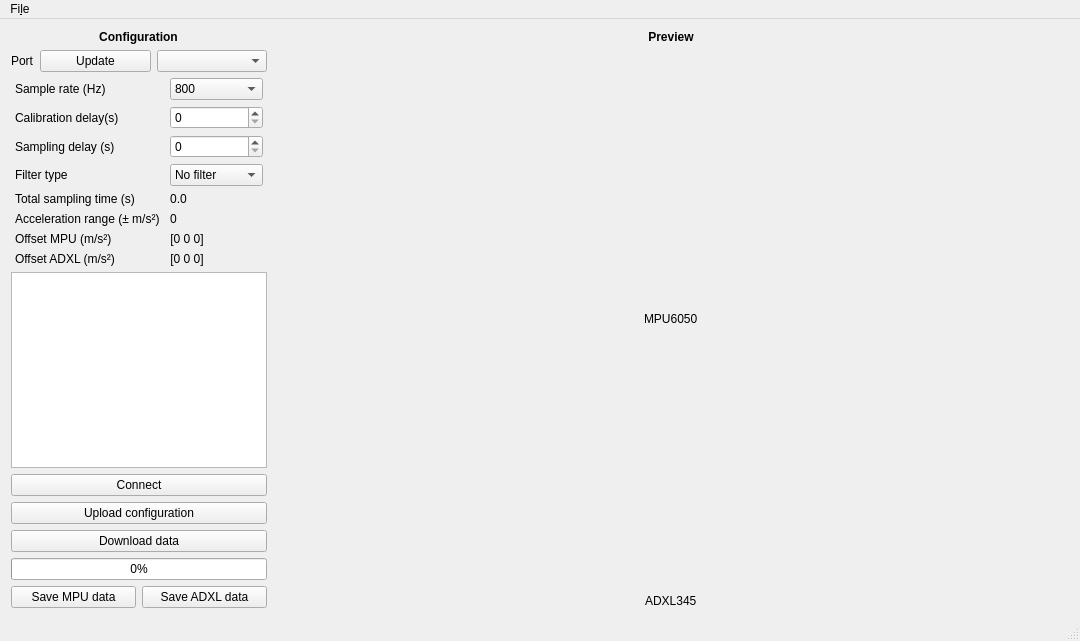
<?xml version="1.0" encoding="UTF-8"?>
<ui version="4.0">
 <class>MainWindow</class>
 <widget class="QMainWindow" name="MainWindow">
  <property name="windowModality">
   <enum>Qt::NonModal</enum>
  </property>
  <property name="geometry">
   <rect>
    <x>0</x>
    <y>0</y>
    <width>1080</width>
    <height>641</height>
   </rect>
  </property>
  <property name="sizePolicy">
   <sizepolicy hsizetype="Expanding" vsizetype="Expanding">
    <horstretch>0</horstretch>
    <verstretch>0</verstretch>
   </sizepolicy>
  </property>
  <property name="minimumSize">
   <size>
    <width>1080</width>
    <height>600</height>
   </size>
  </property>
  <property name="windowTitle">
   <string>MainWindow</string>
  </property>
  <widget class="QWidget" name="centralWidget">
   <property name="sizePolicy">
    <sizepolicy hsizetype="Expanding" vsizetype="Expanding">
     <horstretch>0</horstretch>
     <verstretch>0</verstretch>
    </sizepolicy>
   </property>
   <layout class="QHBoxLayout" name="horizontalLayout_2">
    <item>
     <layout class="QVBoxLayout" name="verticalLayout_2">
      <property name="sizeConstraint">
       <enum>QLayout::SetFixedSize</enum>
      </property>
      <item alignment="Qt::AlignHCenter">
       <widget class="QLabel" name="configurationLabel">
        <property name="sizePolicy">
         <sizepolicy hsizetype="Fixed" vsizetype="Preferred">
          <horstretch>0</horstretch>
          <verstretch>0</verstretch>
         </sizepolicy>
        </property>
        <property name="font">
         <font>
          <weight>75</weight>
          <bold>true</bold>
         </font>
        </property>
        <property name="text">
         <string>Configuration</string>
        </property>
        <property name="alignment">
         <set>Qt::AlignCenter</set>
        </property>
       </widget>
      </item>
      <item>
       <layout class="QGridLayout" name="gridLayout_2">
        <property name="sizeConstraint">
         <enum>QLayout::SetFixedSize</enum>
        </property>
        <item row="0" column="0">
         <widget class="QLabel" name="PuertoLabel">
          <property name="sizePolicy">
           <sizepolicy hsizetype="Fixed" vsizetype="Preferred">
            <horstretch>0</horstretch>
            <verstretch>0</verstretch>
           </sizepolicy>
          </property>
          <property name="text">
           <string>Port</string>
          </property>
         </widget>
        </item>
        <item row="0" column="2">
         <widget class="QComboBox" name="serialPortComboBox">
          <property name="sizePolicy">
           <sizepolicy hsizetype="Minimum" vsizetype="Preferred">
            <horstretch>0</horstretch>
            <verstretch>0</verstretch>
           </sizepolicy>
          </property>
         </widget>
        </item>
        <item row="0" column="1">
         <widget class="QPushButton" name="updatePushButton">
          <property name="sizePolicy">
           <sizepolicy hsizetype="Minimum" vsizetype="Preferred">
            <horstretch>0</horstretch>
            <verstretch>0</verstretch>
           </sizepolicy>
          </property>
          <property name="text">
           <string>Update</string>
          </property>
         </widget>
        </item>
       </layout>
      </item>
      <item>
       <layout class="QGridLayout" name="gridLayout">
        <property name="sizeConstraint">
         <enum>QLayout::SetFixedSize</enum>
        </property>
        <item row="0" column="2">
         <widget class="QComboBox" name="sampleRateComboBox">
          <item>
           <property name="text">
            <string>800</string>
           </property>
          </item>
          <item>
           <property name="text">
            <string>625</string>
           </property>
          </item>
          <item>
           <property name="text">
            <string>400</string>
           </property>
          </item>
          <item>
           <property name="text">
            <string>200</string>
           </property>
          </item>
          <item>
           <property name="text">
            <string>100</string>
           </property>
          </item>
          <item>
           <property name="text">
            <string>50</string>
           </property>
          </item>
          <item>
           <property name="text">
            <string>25</string>
           </property>
          </item>
         </widget>
        </item>
        <item row="5" column="0">
         <widget class="QLabel" name="accelRangeLabel">
          <property name="sizePolicy">
           <sizepolicy hsizetype="Fixed" vsizetype="Preferred">
            <horstretch>0</horstretch>
            <verstretch>0</verstretch>
           </sizepolicy>
          </property>
          <property name="text">
           <string>Acceleration range (± m/s²)</string>
          </property>
         </widget>
        </item>
        <item row="7" column="0">
         <widget class="QLabel" name="offsetADXLLabel">
          <property name="sizePolicy">
           <sizepolicy hsizetype="Fixed" vsizetype="Preferred">
            <horstretch>0</horstretch>
            <verstretch>0</verstretch>
           </sizepolicy>
          </property>
          <property name="text">
           <string>Offset ADXL (m/s²)</string>
          </property>
         </widget>
        </item>
        <item row="6" column="0">
         <widget class="QLabel" name="offsetMPULabel">
          <property name="sizePolicy">
           <sizepolicy hsizetype="Fixed" vsizetype="Preferred">
            <horstretch>0</horstretch>
            <verstretch>0</verstretch>
           </sizepolicy>
          </property>
          <property name="text">
           <string>Offset MPU (m/s²)</string>
          </property>
         </widget>
        </item>
        <item row="5" column="2">
         <widget class="QLabel" name="accelRangeValLabel">
          <property name="sizePolicy">
           <sizepolicy hsizetype="Fixed" vsizetype="Preferred">
            <horstretch>0</horstretch>
            <verstretch>0</verstretch>
           </sizepolicy>
          </property>
          <property name="text">
           <string>0</string>
          </property>
          <property name="alignment">
           <set>Qt::AlignCenter</set>
          </property>
         </widget>
        </item>
        <item row="2" column="2">
         <widget class="QSpinBox" name="sampleDelaySpinBox"/>
        </item>
        <item row="1" column="2">
         <widget class="QSpinBox" name="calibrationDelaySpinBox"/>
        </item>
        <item row="7" column="2">
         <widget class="QLabel" name="offsetADXLValLabel">
          <property name="sizePolicy">
           <sizepolicy hsizetype="Fixed" vsizetype="Preferred">
            <horstretch>0</horstretch>
            <verstretch>0</verstretch>
           </sizepolicy>
          </property>
          <property name="text">
           <string>[0 0 0]</string>
          </property>
          <property name="alignment">
           <set>Qt::AlignCenter</set>
          </property>
         </widget>
        </item>
        <item row="6" column="2">
         <widget class="QLabel" name="offsetMPUValLabel">
          <property name="sizePolicy">
           <sizepolicy hsizetype="Fixed" vsizetype="Preferred">
            <horstretch>100</horstretch>
            <verstretch>0</verstretch>
           </sizepolicy>
          </property>
          <property name="text">
           <string>[0 0 0]</string>
          </property>
          <property name="alignment">
           <set>Qt::AlignCenter</set>
          </property>
         </widget>
        </item>
        <item row="0" column="0">
         <widget class="QLabel" name="sampleSpeedLabel">
          <property name="sizePolicy">
           <sizepolicy hsizetype="Fixed" vsizetype="Preferred">
            <horstretch>0</horstretch>
            <verstretch>0</verstretch>
           </sizepolicy>
          </property>
          <property name="text">
           <string>Sample rate (Hz)</string>
          </property>
         </widget>
        </item>
        <item row="4" column="0">
         <widget class="QLabel" name="sampleTimeLabel">
          <property name="sizePolicy">
           <sizepolicy hsizetype="Fixed" vsizetype="Preferred">
            <horstretch>0</horstretch>
            <verstretch>0</verstretch>
           </sizepolicy>
          </property>
          <property name="text">
           <string>Total sampling time (s)</string>
          </property>
         </widget>
        </item>
        <item row="2" column="0">
         <widget class="QLabel" name="sampleDelayLabel">
          <property name="sizePolicy">
           <sizepolicy hsizetype="Fixed" vsizetype="Preferred">
            <horstretch>0</horstretch>
            <verstretch>0</verstretch>
           </sizepolicy>
          </property>
          <property name="text">
           <string>Sampling delay (s)</string>
          </property>
         </widget>
        </item>
        <item row="4" column="2">
         <widget class="QLabel" name="sampleTimeValLabel">
          <property name="sizePolicy">
           <sizepolicy hsizetype="Fixed" vsizetype="Preferred">
            <horstretch>0</horstretch>
            <verstretch>0</verstretch>
           </sizepolicy>
          </property>
          <property name="font">
           <font>
            <weight>50</weight>
            <bold>false</bold>
            <strikeout>false</strikeout>
            <kerning>true</kerning>
           </font>
          </property>
          <property name="text">
           <string>0.0</string>
          </property>
          <property name="alignment">
           <set>Qt::AlignCenter</set>
          </property>
         </widget>
        </item>
        <item row="1" column="0">
         <widget class="QLabel" name="calDelayLabel">
          <property name="sizePolicy">
           <sizepolicy hsizetype="Fixed" vsizetype="Preferred">
            <horstretch>0</horstretch>
            <verstretch>0</verstretch>
           </sizepolicy>
          </property>
          <property name="text">
           <string>Calibration delay(s)</string>
          </property>
         </widget>
        </item>
        <item row="3" column="0">
         <widget class="QLabel" name="filterTypeLabel">
          <property name="text">
           <string>Filter type</string>
          </property>
         </widget>
        </item>
        <item row="3" column="2">
         <widget class="QComboBox" name="filterTypeComboBox">
          <item>
           <property name="text">
            <string>No filter</string>
           </property>
          </item>
          <item>
           <property name="text">
            <string>Static offset</string>
           </property>
          </item>
          <item>
           <property name="text">
            <string>High pass</string>
           </property>
          </item>
         </widget>
        </item>
       </layout>
      </item>
      <item>
       <widget class="QTextBrowser" name="connectionTextBrowser">
        <property name="sizePolicy">
         <sizepolicy hsizetype="Minimum" vsizetype="Expanding">
          <horstretch>0</horstretch>
          <verstretch>0</verstretch>
         </sizepolicy>
        </property>
       </widget>
      </item>
      <item>
       <widget class="QPushButton" name="connectGetConfPushButton">
        <property name="sizePolicy">
         <sizepolicy hsizetype="Minimum" vsizetype="Fixed">
          <horstretch>0</horstretch>
          <verstretch>0</verstretch>
         </sizepolicy>
        </property>
        <property name="text">
         <string>Connect</string>
        </property>
       </widget>
      </item>
      <item>
       <widget class="QPushButton" name="uploadConfigPushButton">
        <property name="text">
         <string>Upload configuration</string>
        </property>
       </widget>
      </item>
      <item>
       <widget class="QPushButton" name="getDataPushButton">
        <property name="sizePolicy">
         <sizepolicy hsizetype="Minimum" vsizetype="Fixed">
          <horstretch>0</horstretch>
          <verstretch>0</verstretch>
         </sizepolicy>
        </property>
        <property name="text">
         <string>Download data</string>
        </property>
       </widget>
      </item>
      <item>
       <widget class="QProgressBar" name="downloadProgressBar">
        <property name="sizePolicy">
         <sizepolicy hsizetype="Minimum" vsizetype="Fixed">
          <horstretch>0</horstretch>
          <verstretch>0</verstretch>
         </sizepolicy>
        </property>
        <property name="value">
         <number>0</number>
        </property>
       </widget>
      </item>
      <item>
       <layout class="QHBoxLayout" name="horizontalLayout">
        <property name="sizeConstraint">
         <enum>QLayout::SetFixedSize</enum>
        </property>
        <item>
         <widget class="QPushButton" name="saveMPUPushButton">
          <property name="sizePolicy">
           <sizepolicy hsizetype="Minimum" vsizetype="Fixed">
            <horstretch>0</horstretch>
            <verstretch>0</verstretch>
           </sizepolicy>
          </property>
          <property name="text">
           <string>Save MPU data</string>
          </property>
         </widget>
        </item>
        <item>
         <widget class="QPushButton" name="saveADXLPushButton">
          <property name="sizePolicy">
           <sizepolicy hsizetype="Minimum" vsizetype="Fixed">
            <horstretch>0</horstretch>
            <verstretch>0</verstretch>
           </sizepolicy>
          </property>
          <property name="text">
           <string>Save ADXL data</string>
          </property>
         </widget>
        </item>
       </layout>
      </item>
     </layout>
    </item>
    <item>
     <layout class="QVBoxLayout" name="verticalLayout">
      <property name="sizeConstraint">
       <enum>QLayout::SetDefaultConstraint</enum>
      </property>
      <item>
       <widget class="QLabel" name="label">
        <property name="sizePolicy">
         <sizepolicy hsizetype="Preferred" vsizetype="Fixed">
          <horstretch>0</horstretch>
          <verstretch>0</verstretch>
         </sizepolicy>
        </property>
        <property name="font">
         <font>
          <weight>75</weight>
          <bold>true</bold>
         </font>
        </property>
        <property name="text">
         <string>Preview</string>
        </property>
        <property name="alignment">
         <set>Qt::AlignCenter</set>
        </property>
       </widget>
      </item>
      <item>
       <widget class="QCustomPlot" name="s1QCustomPlot" native="true">
        <property name="enabled">
         <bool>true</bool>
        </property>
        <property name="sizePolicy">
         <sizepolicy hsizetype="MinimumExpanding" vsizetype="Preferred">
          <horstretch>0</horstretch>
          <verstretch>0</verstretch>
         </sizepolicy>
        </property>
        <property name="minimumSize">
         <size>
          <width>700</width>
          <height>0</height>
         </size>
        </property>
       </widget>
      </item>
      <item alignment="Qt::AlignHCenter">
       <widget class="QLabel" name="sensorALabel">
        <property name="sizePolicy">
         <sizepolicy hsizetype="Preferred" vsizetype="Fixed">
          <horstretch>0</horstretch>
          <verstretch>0</verstretch>
         </sizepolicy>
        </property>
        <property name="text">
         <string>MPU6050</string>
        </property>
       </widget>
      </item>
      <item>
       <widget class="QCustomPlot" name="s2QCustomPlot" native="true">
        <property name="sizePolicy">
         <sizepolicy hsizetype="MinimumExpanding" vsizetype="Preferred">
          <horstretch>0</horstretch>
          <verstretch>0</verstretch>
         </sizepolicy>
        </property>
        <property name="minimumSize">
         <size>
          <width>700</width>
          <height>0</height>
         </size>
        </property>
        <property name="autoFillBackground">
         <bool>false</bool>
        </property>
       </widget>
      </item>
      <item alignment="Qt::AlignHCenter">
       <widget class="QLabel" name="sensorBLabel">
        <property name="sizePolicy">
         <sizepolicy hsizetype="Preferred" vsizetype="Fixed">
          <horstretch>0</horstretch>
          <verstretch>0</verstretch>
         </sizepolicy>
        </property>
        <property name="text">
         <string>ADXL345</string>
        </property>
       </widget>
      </item>
     </layout>
    </item>
   </layout>
  </widget>
  <widget class="QMenuBar" name="menuBar">
   <property name="geometry">
    <rect>
     <x>0</x>
     <y>0</y>
     <width>1080</width>
     <height>24</height>
    </rect>
   </property>
   <widget class="QMenu" name="fileMenu">
    <property name="title">
     <string>Fi&amp;le</string>
    </property>
    <addaction name="aboutAction"/>
    <addaction name="closeAction"/>
   </widget>
   <addaction name="fileMenu"/>
  </widget>
  <widget class="QStatusBar" name="statusBar"/>
  <action name="actionAcerca">
   <property name="text">
    <string>Acerca</string>
   </property>
  </action>
  <action name="closeAction">
   <property name="text">
    <string>&amp;Close</string>
   </property>
  </action>
  <action name="aboutAction">
   <property name="text">
    <string>&amp;About</string>
   </property>
  </action>
 </widget>
 <layoutdefault spacing="6" margin="11"/>
 <customwidgets>
  <customwidget>
   <class>QCustomPlot</class>
   <extends>QWidget</extends>
   <header>qcustomplot.h</header>
   <container>1</container>
  </customwidget>
 </customwidgets>
 <resources/>
 <connections/>
</ui>
